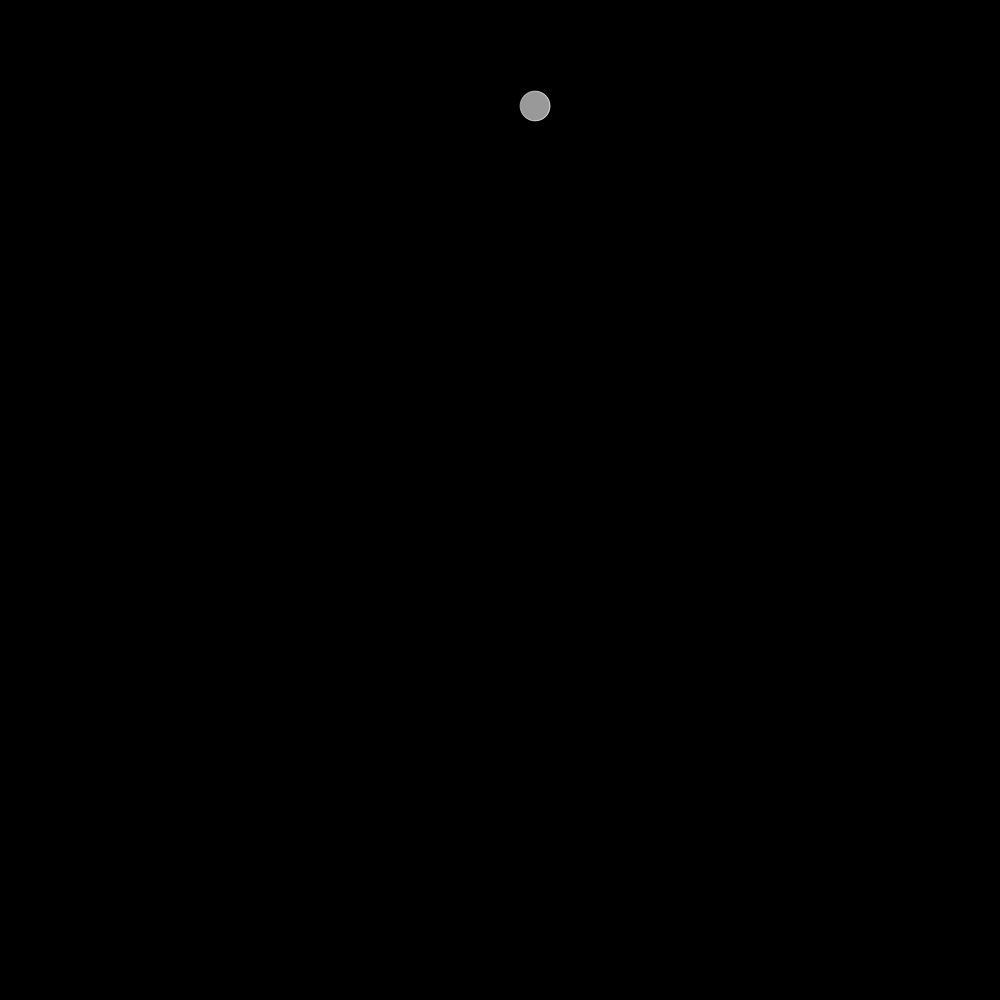
Frame 1 (no input)
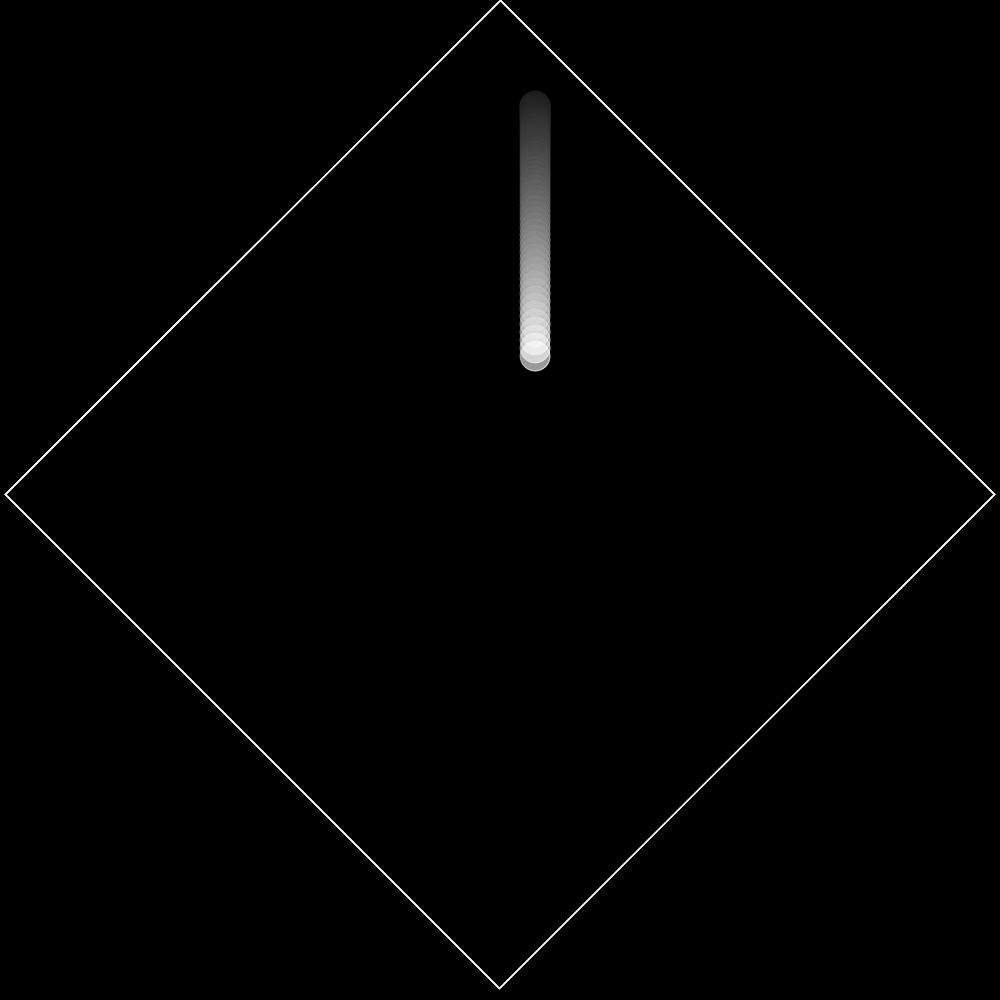
Frame 60 (the mouse pressed at the canvas centre just before this capture)
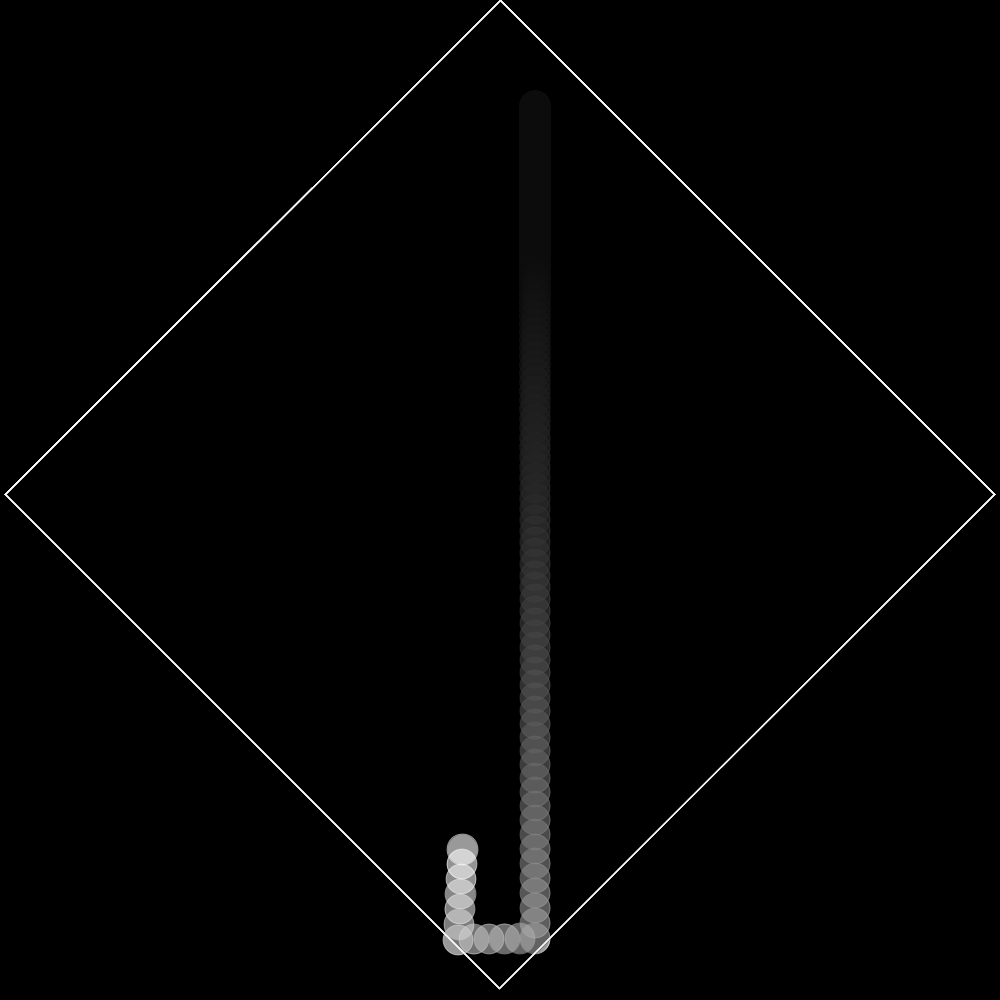
Frame 120 (the mouse held since frame 60 and released just before this capture)

The Processing sketch that drew these frames (run headless with seeded random() and noise(); from frame 60 on, the mouse is pressed at the canvas centre):

// Processing sketch: processing_38412
// ── processing_38412.pde

float x=100;
float y=50;
float xm=0;
float ym=0;
float yg=.1;
float xg=.1;
float ys;
float xs;
float bs;
float q=0;

void setup(){
  size(1000,1000);
  smooth();
  background(0);
}

void draw(){
  x=x+xm;
  y=y+ym;
  ym=ym+yg;
  xm=xm+xg;
  ys=50-ym;
  xs=50-xm;
  bs=(xs+ys)/2;
  q=45;
  
  translate(width/2,0);
  rotate(radians(q));
  rectMode(CENTER);
  fill(0,10);
    rect(700/2,700/2,700,700);
  
  
  stroke(255,153);
  fill(255,153);
  ellipse(x,y,30,30);
  if(y>700-15){
    ym=-ym;
  }
  if(y<0+15){
    ym=-ym;
  }
  if(x>700-15){
    xm=-xm;
  }
  if(x<0+15){
    xm=-xm;
  }
}
